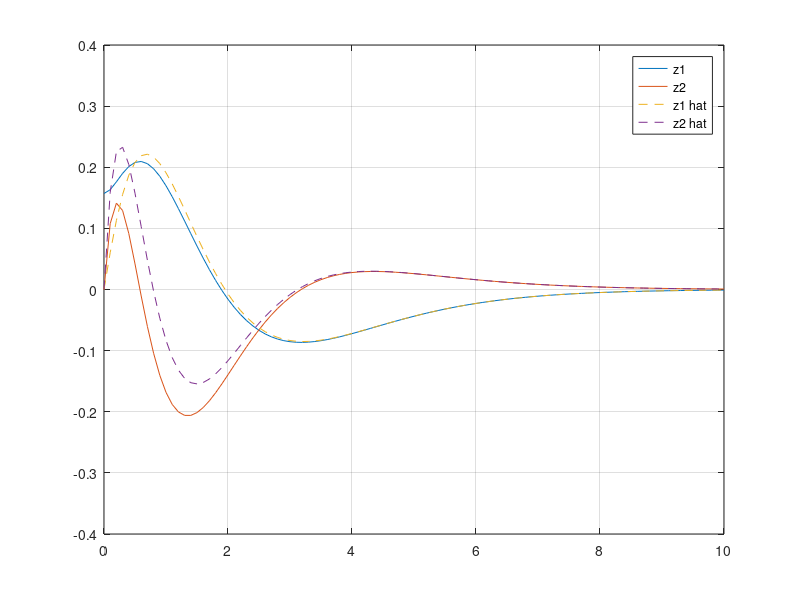

Reproduce this figure in MATLAB.
%%%%%%%%%%%%%%%%%%%%%%%%%%%%%%%%%%%%%%%%%%%%%
%% 《控制之美-卷一(第二版)》 代码
%% 作者：王天威
%% 清华大学出版社
%% 程序名称：10-9_Controller_Observer_Combination.m
%% 程序功能：观测器与控制器结合案例
%%%%%%%%%%%%%%%%%%%%%%%%%%%%%%%%%%%%%%%%%%%%%
%% 程序初始化，清空工作空间，缓存，
clear all;
close all;
clc;
% 读取Octave控制数据库（注：如使用Matlab，可删除或注释掉本行代码）
pkg load control

%%%%%%%%%%%%%%%%%系统定义%%%%%%%%%%%%%%%%%%%%%
% 定义系统参数
  g=10;
  d=1;
% 定义系统矩阵A
 A=[0 1;g/d 0];
% 定义输入矩阵B
 B=[0;1];
% 定义输出矩阵C
 C = [1, 0];
% 定义直接输入矩阵D
 D = 0;
% 定义仿真时间
tspan = [0: 0.1: 10];
% 状态初始化
z0=[pi/20;0;0;0];
 %%%%%%%%%%%%%%%%%定义系统微分方程%%%%%%%%%%%%%%%%%%%%%
 function  dz = sys_combined(t, z, A, B, C, D, g, d)
  % 定义控制矩阵
  K = [1+g/d 2];
  % 定义观测矩阵
  L=[4; g/d+4];
  % 定义系统输出
  y= C*z(1:2) - D * K * z(3:4);
  %% 定义真实值Z1，Z2的状态空间方程
  dz_real = A * z(1:2) - B * K * z(3:4);
  %% 定义观测器的状态空间方程
  dz_hat= (A-L*C)*z(3:4)- B * K * z(3:4)+L*y;
  %% 定义ode45求解的向量z
  %% z向量一共有4列，第一列为z1真实值，第二列为z2真实值，第3列为z1估计值，第4列为z2估计值，
  dz = [dz_real; dz_hat];
 end

% 使用 ode45 求解微分方程
[t, z] = ode45(@(t,z)sys_combined(t, z, A, B, C, D, g, d), tspan, z0);
%%%%%%%%%%%%%%%%%结果%%%%%%%%%%%%%%%%%%%%%%%%%%%
figure(1, 'position',[200 100 600 300]);
% 状态变量结果图
% 系统状态z1结果图
plot(t,z(:,1));
hold on;
% 系统状态z2结果图
plot(t,z(:,2));
grid on;
% 状态估计z1_hat结果图
plot(t,z(:,3),'--');
hold on;
% 状态估计z2_hat结果图
plot(t,z(:,4),'--');
grid on;
legend("z1","z2","z1 hat","z2 hat");
hold off;



